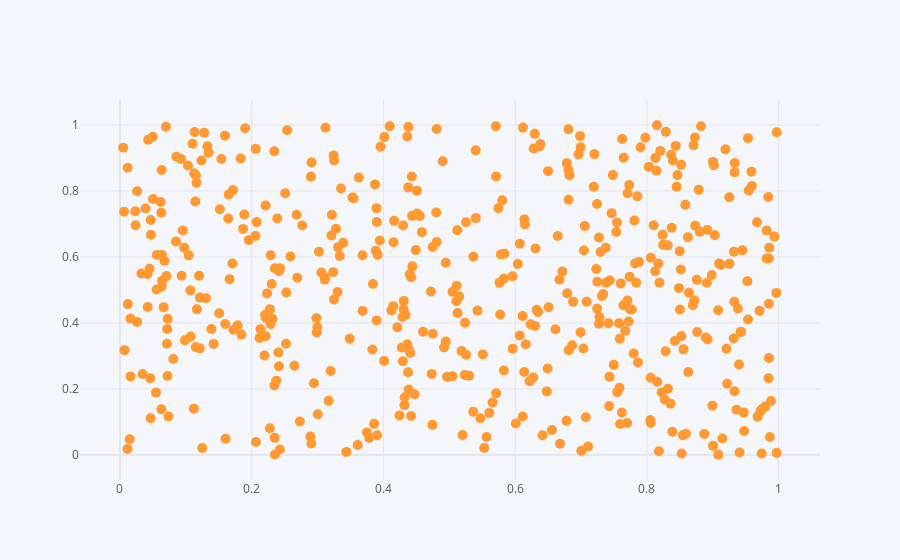

The notebook cell this image was saved under:
### Markdown cell above
<hr>

## 1) Scatter plot()

### Code cell
df.iplot(kind='scatter',x='A',y='B',mode='markers',size=10)

### Figure 1 — Plotly figure (JSON) as saved in the notebook; plotly's stock layout.template omitted (floating-point values rounded to 4 significant figures; data arrays with more than 128 entries replaced by an {"elided": "..."} marker saying what was removed)
{"data": [{"line": {"color": "rgba(255, 153, 51, 1.0)", "dash": "solid", "shape": "linear", "width": 1.3}, "marker": {"size": 10, "symbol": "circle"}, "mode": "markers", "name": "B", "text": "", "type": "scatter", "x": {"elided": "500 float values"}, "y": {"elided": "500 float values"}}], "layout": {"legend": {"bgcolor": "#F5F6F9", "font": {"color": "#4D5663"}}, "paper_bgcolor": "#F5F6F9", "plot_bgcolor": "#F5F6F9", "title": {"font": {"color": "#4D5663"}}, "xaxis": {"gridcolor": "#E1E5ED", "showgrid": true, "tickfont": {"color": "#4D5663"}, "title": {"font": {"color": "#4D5663"}, "text": ""}, "zerolinecolor": "#E1E5ED"}, "yaxis": {"gridcolor": "#E1E5ED", "showgrid": true, "tickfont": {"color": "#4D5663"}, "title": {"font": {"color": "#4D5663"}, "text": ""}, "zerolinecolor": "#E1E5ED"}}}
